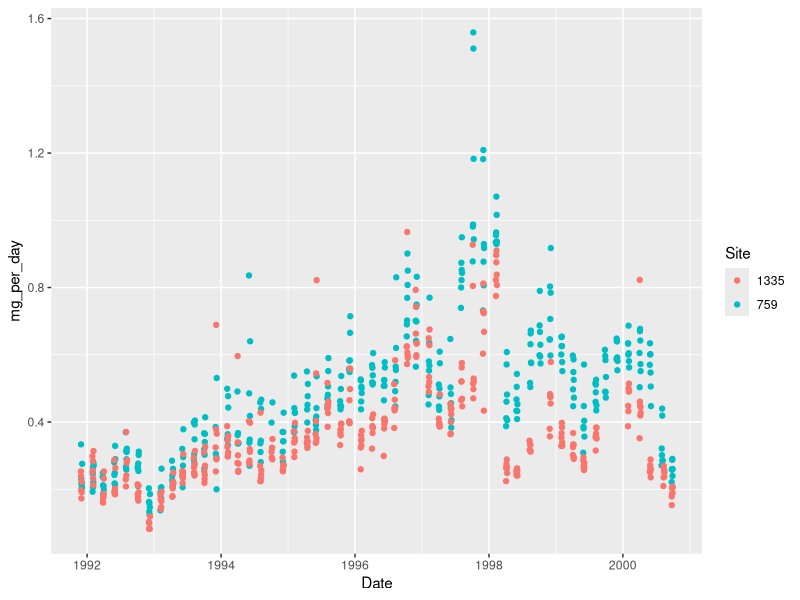
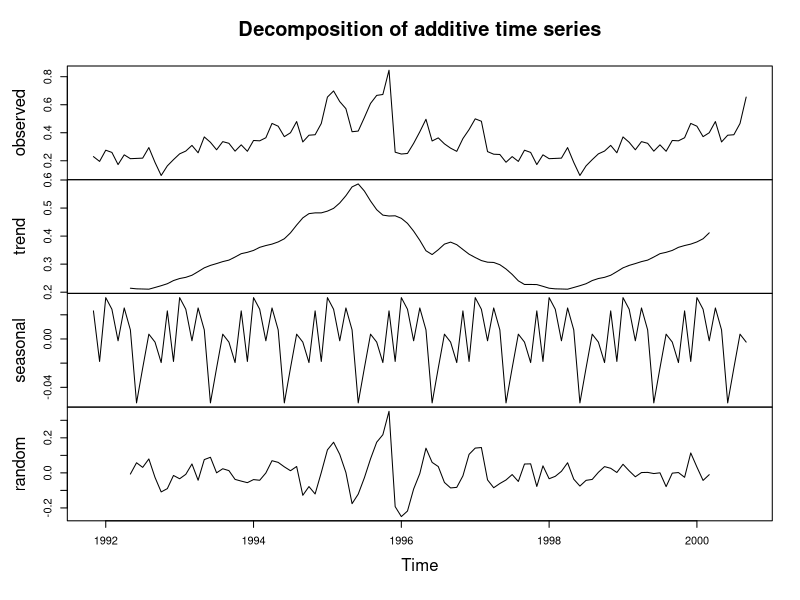
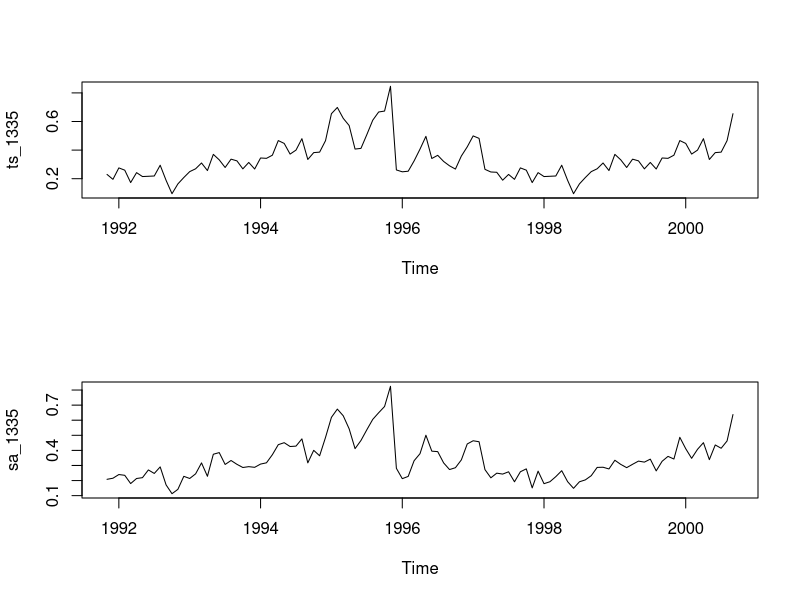
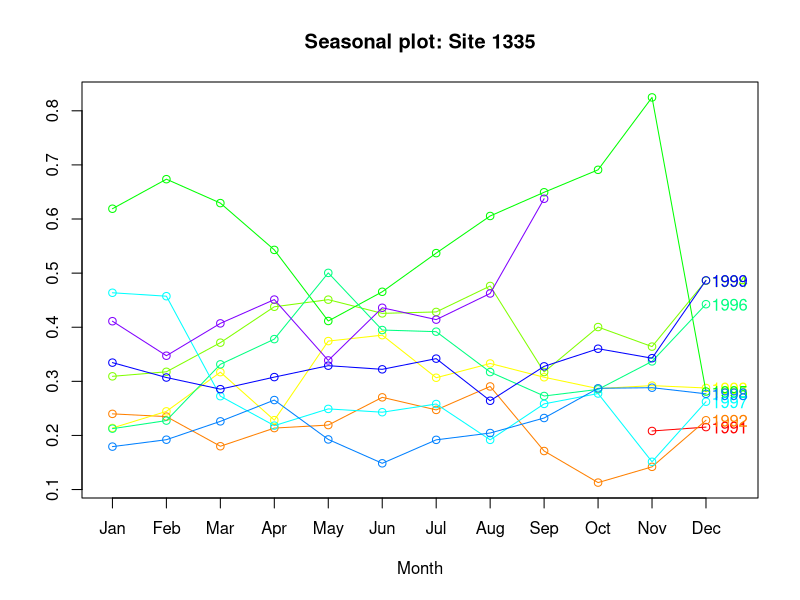
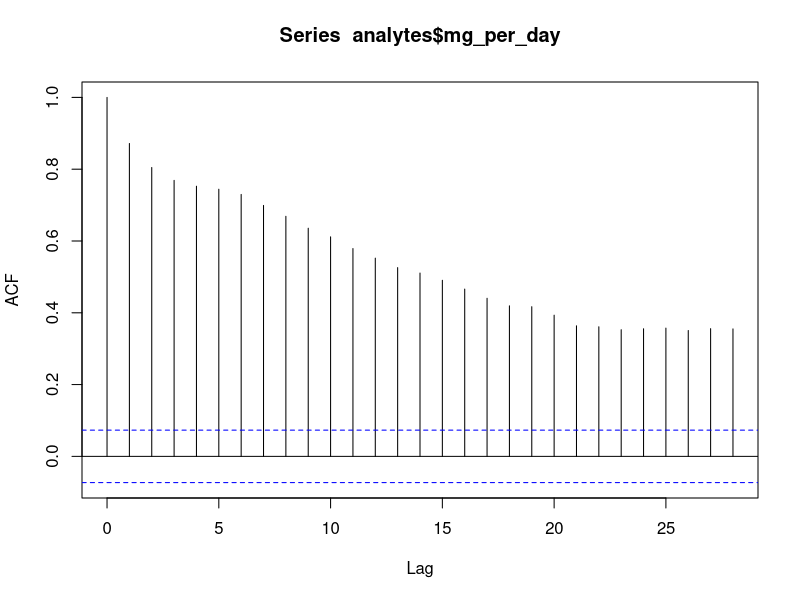
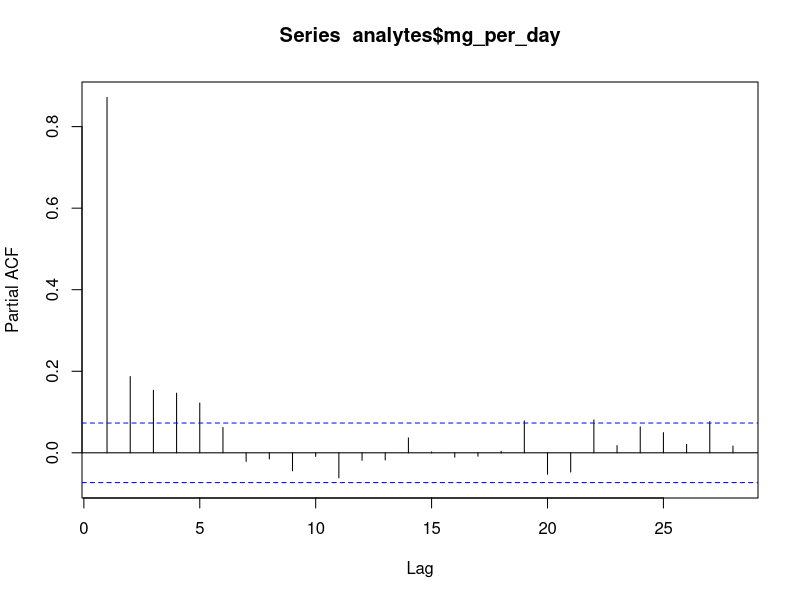
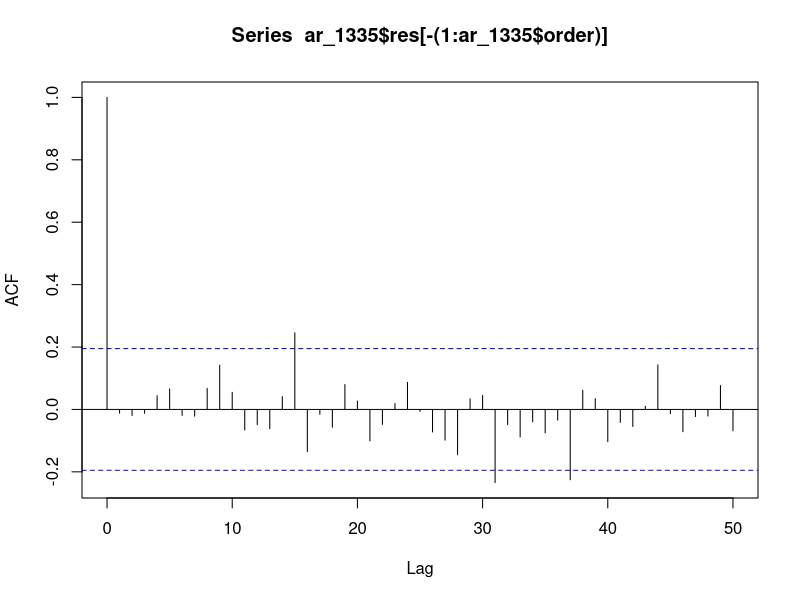
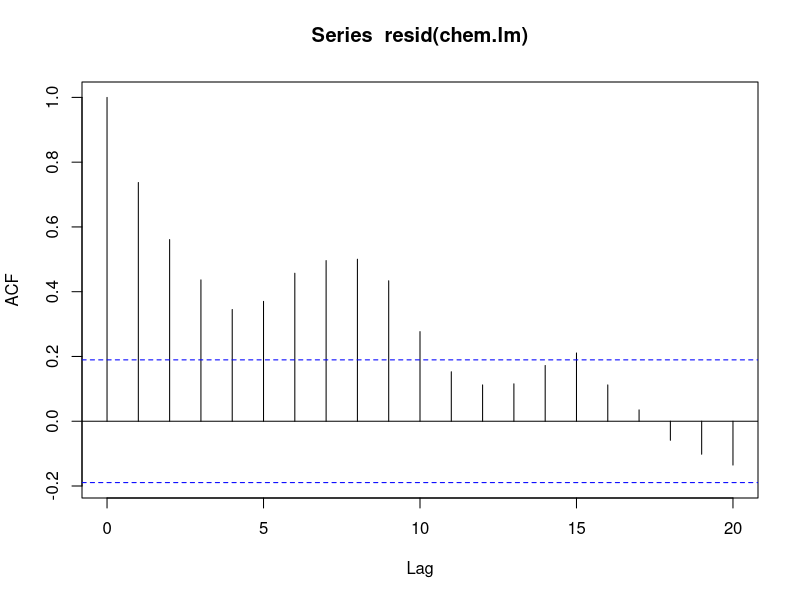

Write the R code that produced these figures, in order.
## ---- chunk 1
knitr::opts_chunk$set(collapse = TRUE, warnings = FALSE)
## ---- chunk 2
library(tidyverse)
library(lubridate)
## ---- chunk 3
library(readxl)
analytes <- map_dfr(excel_sheets("Data workshop.xlsx")[2:3],
                    ~ read_excel("Data workshop.xlsx", sheet = .x))
## ---- chunk 4
analytes$Analyte <- "x"

analytes <- rename(analytes, Site = 1, Date = 3, mg_per_day = 7)

analytes <- mutate(analytes, Site = as.character(Site), # Site as chracter
                   Year = as.factor(Year),
                   Month = as.factor(Month))
## ---- chunk 5
s1335 <- read_excel("Data workshop.xlsx", sheet = 3) %>% 
   rename(Site = 1, Date = 3, mg_per_day = 7) %>% 
   mutate(Site = as.character(Site), # Site as chracter
                   Year = as.factor(Year),
                   Month = as.factor(Month)) 
   

s759 <- read_excel("Data workshop.xlsx", sheet = 2) %>% 
   rename(Site = 1, Date = 3, mg_per_day = 7) %>% 
   mutate(Site = as.character(Site), # Site as chracter
                   Year = as.factor(Year),
                   Month = as.factor(Month)) 
## ---- chunk 6
ggplot(analytes,
        aes(Date, mg_per_day, color = Site)) +
   geom_point()
## ---- chunk 7
ave_s1335 <- s1335 %>% 
   group_by(Year, Month, Site) %>% 
   summarize(mg_per_day = mean(mg_per_day))

ts_1335 <- ts(ave_s1335$mg_per_day, frequency = 12,
                 start = c(1991, 11), end = c(2000, 9))

class(ts_1335)
ts_1335
## ---- chunk 8
decomp_1335 <- decompose(ts_1335)
plot(decomp_1335)
## ---- chunk 9
library(forecast)
stl_1335 <- stl(ts_1335, s.window = "periodic")

sa_1335 <- seasadj(stl_1335)


par(mfrow = c(2,1))
plot(ts_1335) #, type = "1")
plot(sa_1335)

par(mfrow = c(1,1))
seasonplot(sa_1335, 12, col=rainbow(12), year.labels=TRUE, main="Seasonal plot: Site 1335")
## ---- chunk 10
acf(analytes$mg_per_day)
pacf(analytes$mg_per_day)
## ---- chunk 11
library(tseries)
adf.test(ts_1335) # p-value < 0.05 indicates the TS is stationary
kpss.test(ts_1335)
## ---- chunk 12
nsdiffs(ts_1335)
## ---- chunk 13
ar_1335 <- ar(ts_1335, method = "mle")

mean(ts_1335)

ar_1335$order
ar_1335$ar
acf(ar_1335$res[-(1:ar_1335$order)], lag = 50) 
## ---- chunk 14
chem <- window(ts_1335, start = 1991)
head(chem)

chem.lm <- lm(chem ~ time(chem))
coef(chem.lm)

confint(chem.lm)
acf(resid(chem.lm))
## ---- chunk 15
library(nlme)
chem.gls <- gls(chem ~ time(chem), cor = corAR1(0.7))
coef(chem.gls)
confint(chem.gls)
acf(resid(chem.gls))
## ---- chunk 16
Seas <- cycle(chem)
Time <- time(chem)
chem.lm <- lm(chem ~ 0 + Time + factor(Seas))
coef(chem.lm)
acf(resid(chem.lm))
## ---- chunk 17
par(mfrow = c(2,1))
plot(ts_1335)
plot(diff(ts_1335))
## ---- chunk 18
AIC (arima(ts_1335, order = c(1,1,0),
seas = list(order = c(1,0,0), 12)))

chem.arima <-  (arima(ts_1335, order = c(0,1,1),
seas = list(order = c(0,0,1), 12)))

acf(resid(chem.arima), lag = 50)
